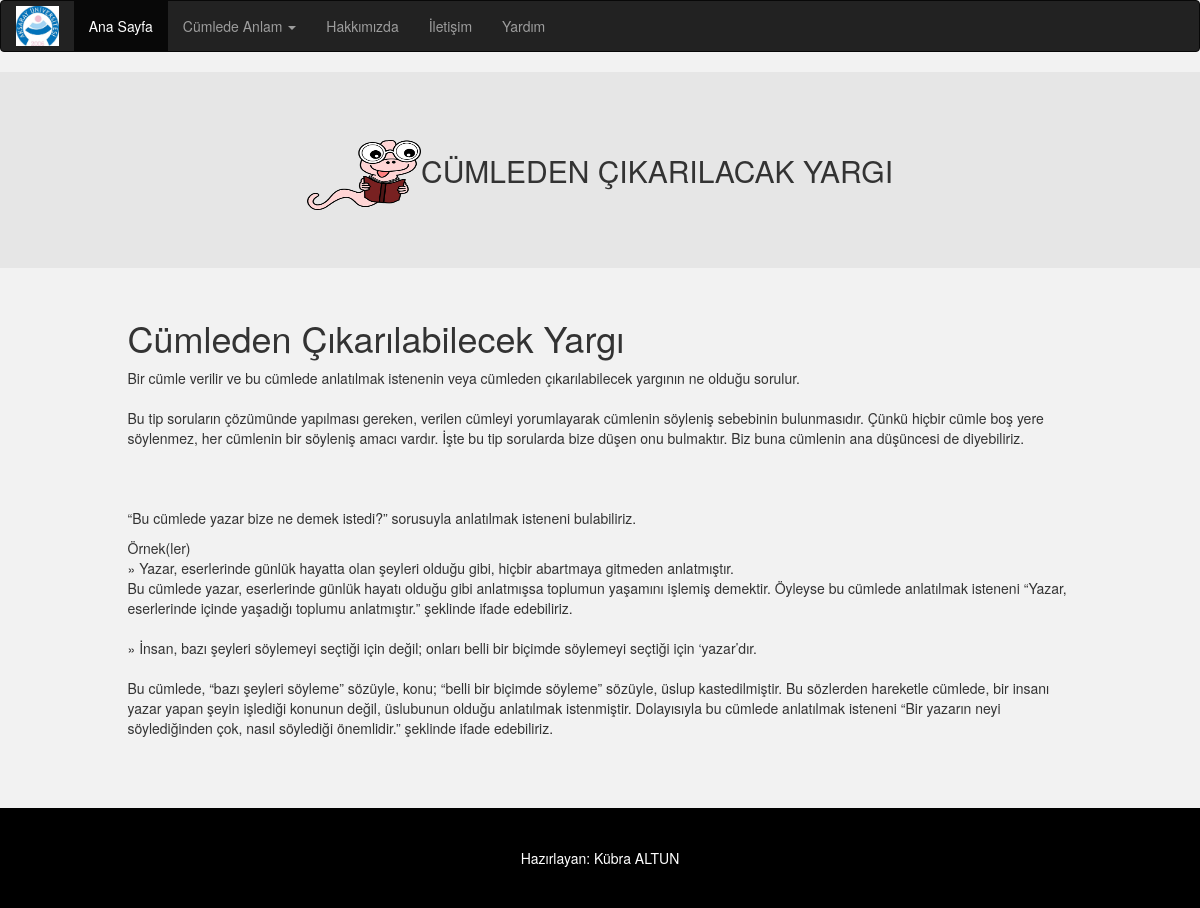
The page /cikarilacakyargi.php on the database its author committed.
### tables this page shows
CREATE TABLE `konular` (
  `konu_id` int(11) NOT NULL,
  `konu_adi` varchar(500) NOT NULL,
  `konu_tanimi` varchar(1000) NOT NULL,
  `konu_ornekleri` varchar(2000) NOT NULL
);

### cikarilacakyargi.php (the view)
<?php require("ustbilgi.php"); ?>
<main role="main"  >
  <div class="jumbotron" align="center" style="background: #e6e6e6">
    <div class="container">
      <h2 class="display-3"><img src="resimler/jumbutron.png"  width="10%" height="70" >CÜMLEDEN ÇIKARILACAK YARGI</h2>
    </div>
  </div>
</main>
  <div class="container">
    <div class="row">
      <div class="col-md-1"> </div>
      <div class="col-md-10">
        <h1><?php echo      $arrKonular[9]["konu_adi"]; ?></h1>
        <p><?php echo nl2br($arrKonular[9]["konu_tanimi"]); ?></p>
        <p><?php echo nl2br($arrKonular[9]["konu_ornekleri"]); ?></p>
      </div>
      <div class="col-md-1"> </div>
    </div>
  </div>
<?php require("altbilgi.php"); ?>

### rows shown on the page
konular: konu_adi "Cümleden Çıkarılabilecek Yargı", konu_tanimi "Bir cümle verilir ve bu cümlede anlatılmak istenenin veya cümleden çıkarılabilecek yargının ne olduğu sorulur. Bu tip soruların çözümünde yapılması gereken, verilen cümleyi yorumlayarak cümlenin söyleniş sebebinin bulunmasıdır. Çünkü hiçbir cümle boş yere söylenmez, her cümlenin bir söyleniş amacı vardır. İşte bu tip sorularda bize düşen onu bulmaktır. Biz buna cümlenin ana düşüncesi de diyebiliriz. “Bu cümlede yazar bize ne demek istedi?” sorusuyla anlatılmak isteneni bulabiliriz.", konu_ornekleri "Örnek(ler) » Yazar, eserlerinde günlük hayatta olan şeyleri olduğu gibi, hiçbir abartmaya gitmeden anlatmıştır. Bu cümlede yazar, eserlerinde günlük hayatı olduğu gibi anlatmışsa toplumun yaşamını işlemiş demektir. Öyleyse bu cümlede anlatılmak isteneni “Yazar, eserlerinde içinde yaşadığı toplumu anlatmıştır.” şeklinde ifade edebiliriz. » İnsan, bazı şeyleri söylemeyi seçtiği için değil; onları belli bir biçimde söylemeyi seçtiği için ‘yazar’dır. Bu cümlede, “bazı şeyleri söyleme” sözüyle, konu; “belli bir biçimde söyleme” sözüyle, üslup kastedilmiştir. Bu sözlerden hareketle cümlede, bir insanı yazar yapan şeyin işlediği konunun değil, üslubunun olduğu anlatılmak istenmiştir. Dolayısıyla…"
